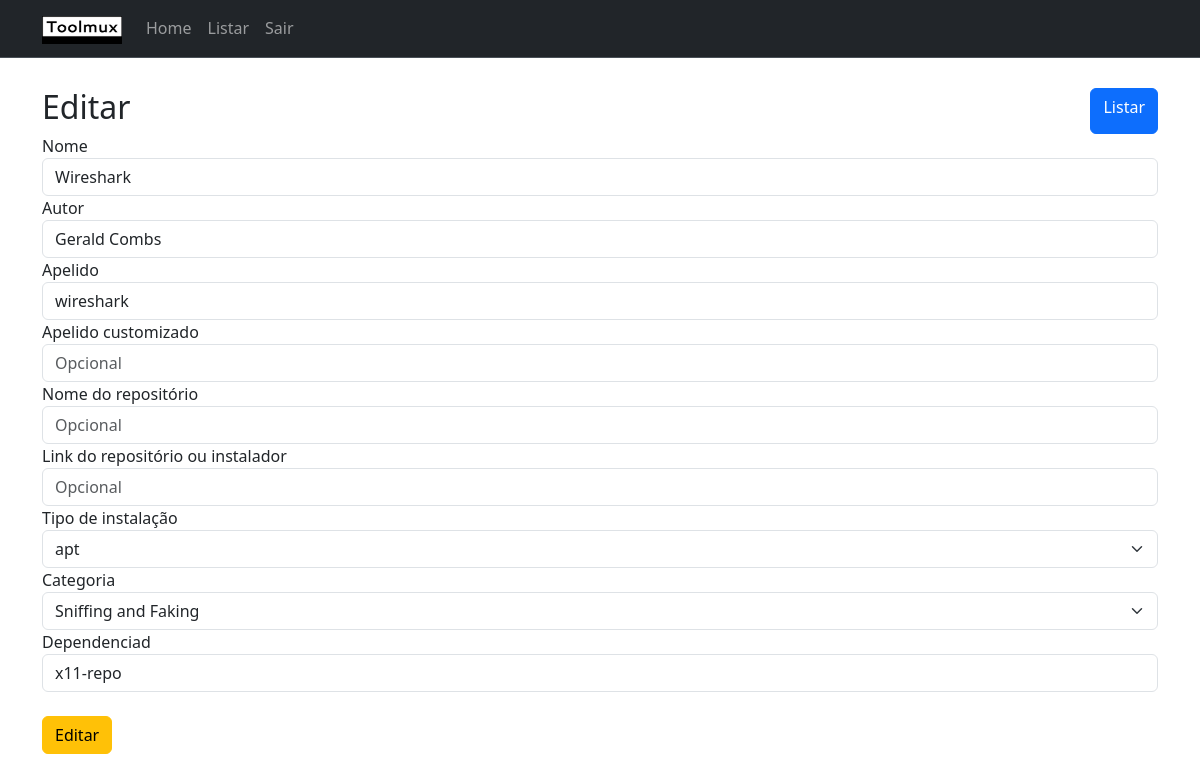
/editar/1/, run on an earlier commit of the app's database.
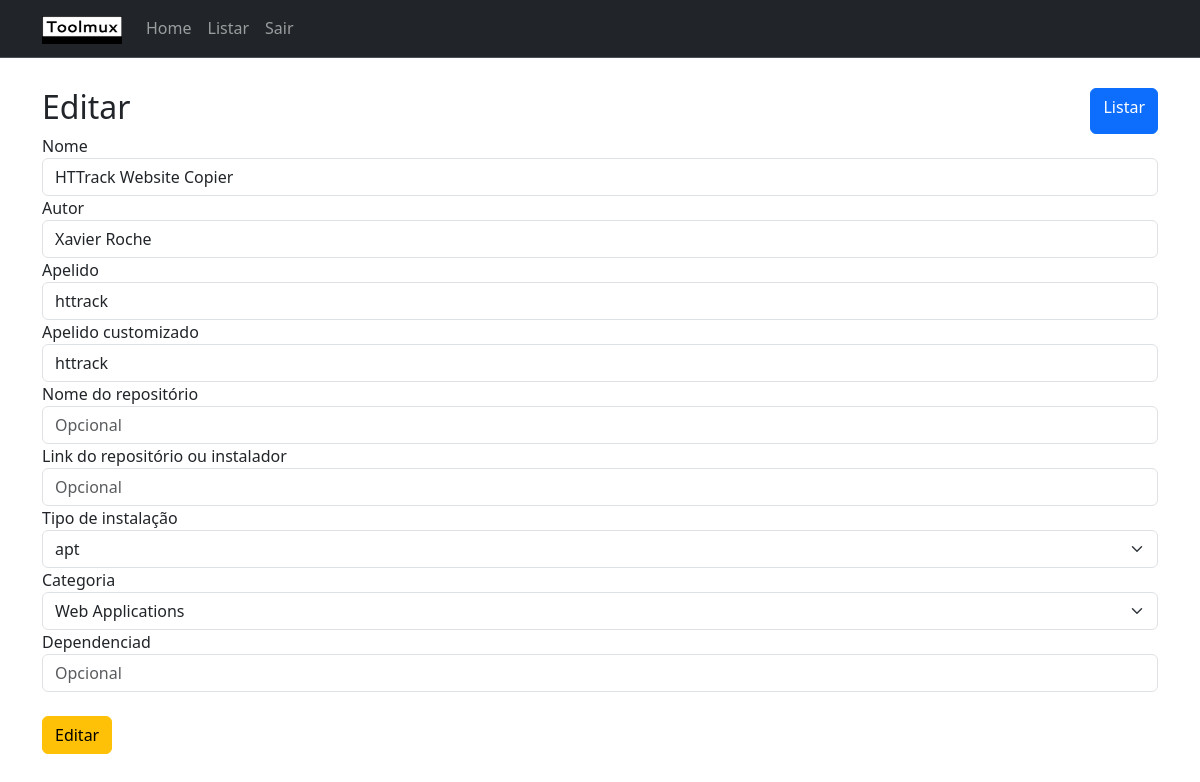
And on a later commit of the database.
### app/models.py (models this page shows)
class Tool(db.Model):
    id = db.Column(db.Integer, primary_key=True)
    name = db.Column(db.String(), nullable=False)
    author = db.Column(db.String(), nullable=False)
    alias = db.Column(db.String(), nullable=True)
    custom_alias = db.Column(db.String(), nullable=True, unique=True)
    name_repository = db.Column(db.String(), nullable=True)
    link = db.Column(db.String(), nullable=True)
    type_install = db.Column(db.String(), nullable=False)
    category = db.Column(db.String(), nullable=False)
    dependencies = db.Column(db.String(), nullable=True)
    created = db.Column(db.DateTime, default=datetime.utcnow)
    modified = db.Column(db.DateTime, default=datetime.utcnow)

### app/routes.py (the view, shortened to what this page needs)
@login_required
@app.route('/editar/<id>/', methods=['GET', 'POST'])
def editar(id):
    form = ToEditToolForm()
    tool = Tool.query.filter_by(id=id).first()
    if tool is None:
        flash('Ferramenta não existe')
        return redirect(url_for('listar'))
    if request.method == 'GET':
        form.name.data = tool.name
        form.author.data = tool.author
        form.alias.data = tool.alias
        form.custom_alias.data = tool.custom_alias
        form.name_repository.data = tool.name_repository
        form.link.data = tool.link
        form.type_install.data = tool.type_install
        form.category.data = tool.category
        form.dependencies.data = tool.dependencies
    return render_template('edit.html', form=form, tool=tool, title='Editar')

### app/forms.py
class ToEditToolForm(FlaskForm):
    name = StringField('Nome', validators=[DataRequired()])
    author = StringField('Autor', validators=[DataRequired()])
    alias = StringField('Apelido')
    custom_alias = StringField('Apelido customizado')
    name_repository = StringField('Nome do repositório')
    link = StringField('Link do repositório ou instalador')
    type_install = SelectField('Tipo de instalação',
        choices=types_install,
        id="type_install",
        default="apt",
        validators=[DataRequired()]
    )
    category = SelectField('Categoria',
        choices=categories,
        id="category", default="Extra",
        validators=[DataRequired()]
    )
    dependencies = StringField('Dependenciad')
    submit = SubmitField('Editar')

### app/templates/edit.html (shortened to what this page needs)
{% extends 'base.html' %}
{% block content %}
<div class="d-flex justify-content-between">
    <h2>{{ title }}</h2>
    <a class="btn btn-primary" href="{{ url_for('listar') }}" role="button">Listar</a>
</div>
<form action="" method="POST">
    {{ form.name.label }}<br>
    {{ form.name(class="form-control", placeholder="Nmap") }}
    {{ form.author.label }}<br>
    {{ form.author(class="form-control", placeholder="Gordon Lyon") }}
    {{ form.alias.label }}<br>
    {{ form.alias(class="form-control", placeholder="Opcional") }}
    {{ form.custom_alias.label }}<br>
    {{ form.custom_alias(class="form-control", placeholder="Opcional") }}
    {{ form.name_repository.label }}<br>
    {{ form.name_repository(class="form-control", placeholder="Opcional") }}
    {{ form.link.label }}<br>
    {{ form.link(class="form-control", placeholder="Opcional") }}
    {{ form.type_install.label }}<br>
    {{ form.type_install(class="form-select") }}
    {{ form.category.label }}<br>
    {{ form.category(class="form-select") }}
    {{ form.dependencies.label }}<br>
    {{ form.dependencies(class="form-control", placeholder="Opcional") }}<br>
    {{ form.submit(class="btn btn-warning") }}
</form>
{% endblock %}

What changed in the data, as far as the page shows it:
changed Tool "apt": name "Wireshark" → "HTTrack Website Copier"; author "Gerald Combs" → "Xavier Roche"; alias "wireshark" → "httrack"; custom_alias (not shown) → "httrack"; category "Sniffing and Faking" → "Web Applications"; dependencies "x11-repo" → (not shown)
